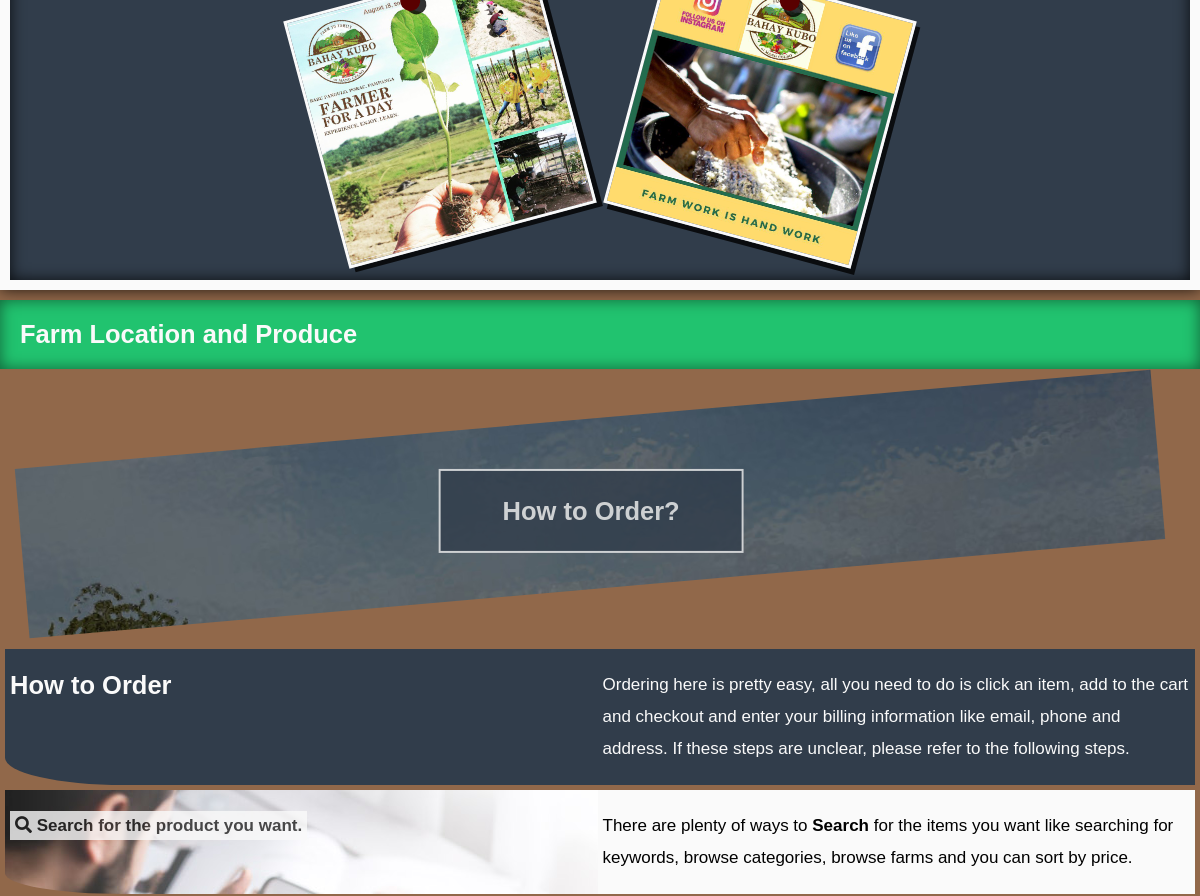
Page /about.php (middle part) on the earlier database version.
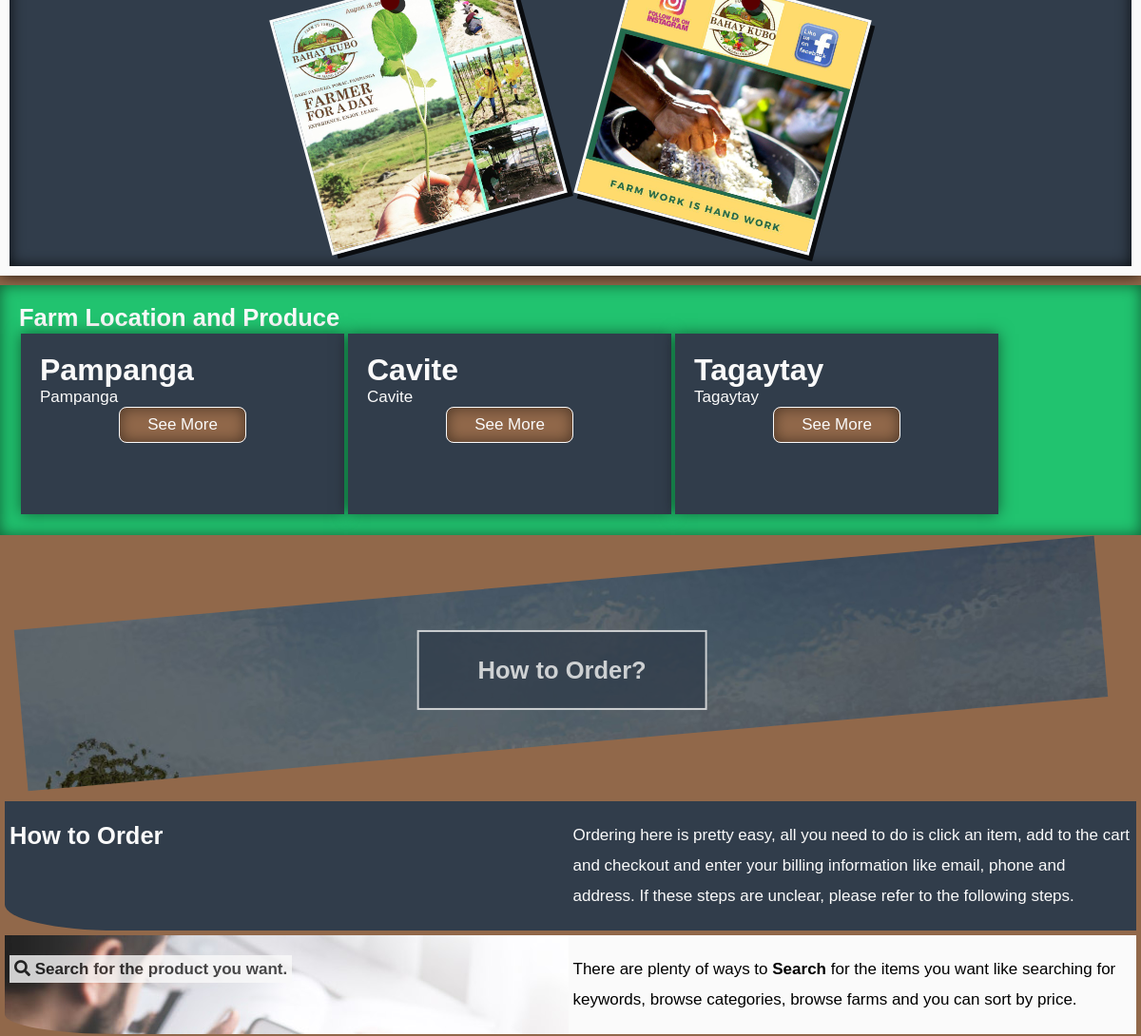
Same page on the later database version.
### tables this page shows
CREATE TABLE `tblfarm` (
  `farmid` int(11) NOT NULL,
  `farmname` varchar(100) NOT NULL,
  `address` varchar(255) NOT NULL,
  `status` int(11) NOT NULL
);

### about.php (the view, shortened to what this page needs)
<?php
	include'connection.php';
?>
<!DOCTYPE html>
<html lang="en">
<head>
    <link rel="stylesheet" href="css/style.css">
  	<link rel="stylesheet" href="css/fontawesome-all.css">
</head>
<body onscroll="scrollOpacity()">
	<div class="main-container">
	<div class="about-page">
		<section class="activities">
			<div class="act7" title="farmer for a day experience"></div>
			<div class="act8" title="follow us on..."></div>
		</section>
		<section class="farm-section">
			<h2>Farm Location and Produce</h2>
<?php
$sql = "SELECT farmid, farmname, address FROM tblfarm WHERE status=1";
$result = $conn->query($sql);
while($row = $result->fetch_object()){
$farmid = $row->farmid;
$farmname = $row->farmname;
$desc = $row->address;
echo '<div class="farm-div"><h1>'.$farmname.'</h1><p>'.$desc.'</p>
	<a href="searchfarm.php?id='.$farmid.'"><div class="see-more">See More</div></a>
</div>';
}
?>
		</section>
		<section class="parallax-img">
			<h1>How to Order?</h1>
		</section>
		<section class="how-to-order">
			<h1 class="how-to">How to Order</h1>
			<p class="how-to-right">Ordering here is pretty easy, all you need to do is click an item, add to the cart and checkout and enter your billing information like email, phone and address. If these steps are unclear, please refer to the following steps.</p>
			<p class="how-to"><span><i class="fas fa-search"></i> Search for the product you want.</span></p>
			<p class="how-to-right">There are plenty of ways to <strong>Search</strong> for the items you want like searching for keywords, browse categories, browse farms and you can sort by price.</p>
		</section>
	</div>
	</div>
</body>
</html>

Differences in the rows shown:
added tblfarm: farmname "Pampanga", address "Pampanga"
added tblfarm: farmname "Cavite", address "Cavite"
added tblfarm: farmname "Tagaytay", address "Tagaytay"
